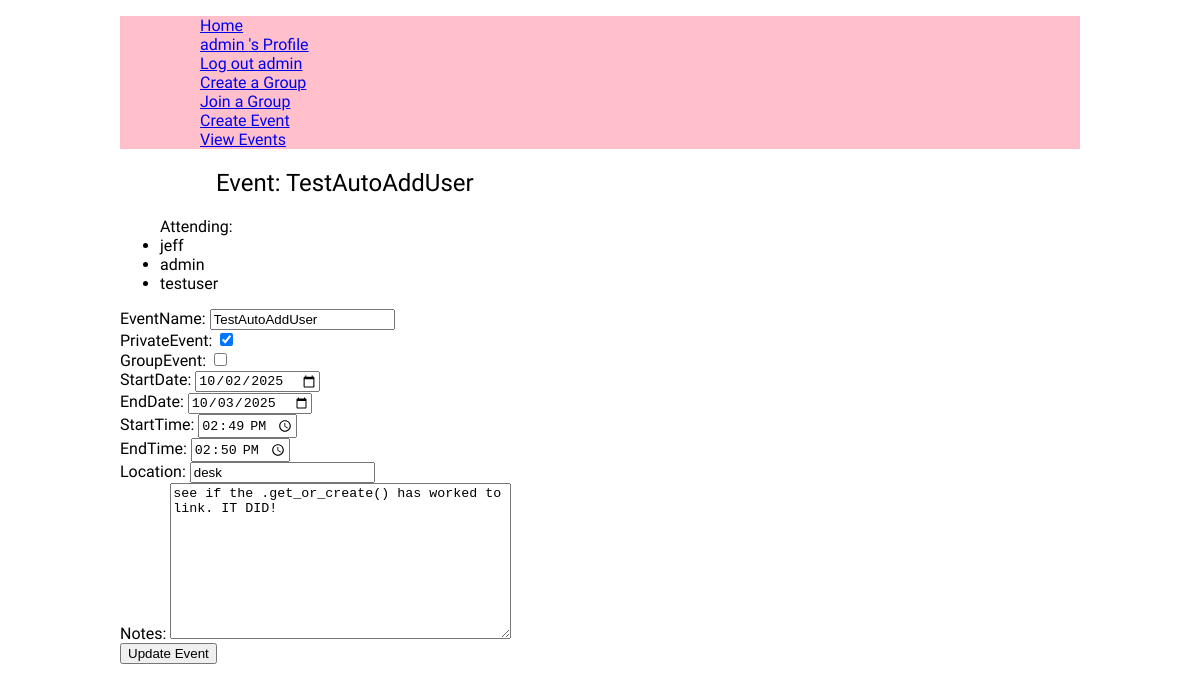
The page /calendar/edit/4/ (signed in) on the database its author committed.
### user_profile/models.py (models this page shows, shortened)
class CustomUser(AbstractUser):
    location = models.CharField(max_length=100, blank=True)
    phone_number = models.CharField( max_length=50, blank=True)
    date_joined = models.DateTimeField( auto_now_add=True)

### event_view/models.py (models this page shows, shortened)
class Event(models.Model):
    EventName = models.CharField(blank=False, max_length=128)
    PrivateEvent = models.BooleanField(blank=False, default=True)
    GroupEvent = models.BooleanField(blank=False, default=False)
    StartDate = models.DateField(blank=False, default=todays_date)
    EndDate =   models.DateField(blank=False, default=todays_date)
    StartTime = models.TimeField(blank=False)
    EndTime = models.TimeField(blank=False)
    Location = models.CharField(blank=True, default="Enter a place")
    Notes = models.TextField(blank=True, )
    EventCreatedTime = models.DateTimeField(auto_now_add=True)#for Admin purposes

### calendar_view/views.py (the view)
# urls.py: path('edit/<int:event_id>/', views.edit_event, name='edit_event'),#django docs on URLs for <int:event_id>
@login_required
def edit_event(request, event_id):
    response=""
    event = get_object_or_404(Event, pk=event_id)
    eventLink = UserEventLink.objects.filter(event=event).select_related('customUser')
    linkedUsers =[]
    for userLink in eventLink:
        item = {
            'user': userLink.customUser ,
            'status': userLink.get_status_display()
        }
        linkedUsers.append(item)
    if request.method == 'POST':
        form = CreateEventForm(request.POST, instance=event)
        if form.is_valid():
            form.save()
            response="Update saved."
            return redirect('calendar:list')
    else:
        response="Something went wrong..."
        form = CreateEventForm(instance=event)
    return render(request, 'calendar_view/edit_event.html', {'form': form, 'event': event, 'response': response,'linkedUsers': linkedUsers,})

### event_view/forms.py
class CreateEventForm(forms.ModelForm):
    class Meta():
        model = Event
        fields =('EventName','PrivateEvent','GroupEvent',
            'StartDate','EndDate','StartTime','EndTime',
            'Location','Notes', #'GroupId',
        )
        widgets = {
            'StartDate': forms.DateInput(attrs={'type': 'date'}),
            'EndDate': forms.DateInput(attrs={'type': 'date'}),
            'StartTime': forms.TimeInput(attrs={'type': 'time'}),
            'EndTime': forms.TimeInput(attrs={'type': 'time'}),
        }

### calendar_view/templates/calendar_view/edit_event.html (shortened to what this page needs)
{% extends "base.html" %}
{% block content %}
<section>
    <h1>Event: {{event.EventName}}</h1>
    <div>
        <ul>
            Attending:
        {% for item in linkedUsers %}
        <li>
            {{item.user.username}}
        </li>
        {%empty%}
            <li>No one is linked to this event</li>
        {% endfor %}
        </ul>
    </div>
    <form method="post">
        {{form}}
        <button type="submit">Update Event</button>
    </form>
</section>
{% endblock content %}

### armonario_proj/templates/layout.html (shortened to what this page needs)
{% load static %}
{% url 'home' as home_url %}
{% url "profile" as profile_url %}
<!DOCTYPE html>
<html lang="en">
<head>
    <link rel="stylesheet" href="{% static 'css/style.css' %}">
</head>
<body>
    <header>
        <div>
            <nav>
                <ul>
                    {% if request.path != '/' %}
                        <ul><a href="/">Home</a></ul>
                    {% endif %}
                    {% if user.is_authenticated %}
                        <ul><a href="{% url "user:profile" %}">{{user.username}} 's Profile</a></ul>
                        <ul><a href="{% url "user:logout" %}">Log out {{user.username}}</a></ul>
                        <ul><a href="{% url "group:create" %}">Create a Group</a></ul>
                        <ul><a href="{% url "group:join" %}">Join a Group</a></ul>
                        <ul><a href="{% url "event:create" %}">Create Event</a></ul>
                        <ul><a href="{% url "calendar:list" %}">View Events</a></ul>
                    {% else %}
                        <ul><a href="{% url "user:login" %}">Log in</a></ul>
                        <ul><a href="{% url "user:register" %}">Register</a></ul>
                    {% endif %}
                </ul>
            </nav>
        </div>
    </header>
    <main >
        {% block content %}{% endblock content %}
    </main>
</body>
</html>

### armonario_proj/static/css/style.css (style rules this page uses)
:root { --title-font: "Tagesschrift", system-ui; --secondary-font: "Yuji Syuku", serif; }
h1 { font-family: var(--title-font); font-weight: 400; padding-left: 10%; }
body { margin: auto; width: 80%; font-family: var(--secondary-font); min-height: 100dvh; }
header { background-color: pink; }

### rows shown on the page
CustomUser: username "admin", user.username "admin"
Event: EventName "TestAutoAddUser", PrivateEvent "☑", StartDate "10/02/2025", EndDate "10/03/2025", StartTime "14:49:00", EndTime "14:50:00", Location "desk", Notes "see if the .get_or_create() has worked to link. IT DID!"
CustomUser: user.username "jeff"
CustomUser: user.username "testuser"
